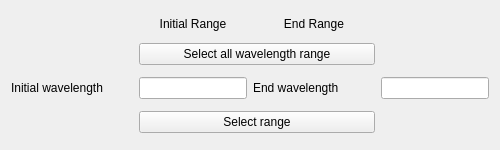
<?xml version="1.0" encoding="UTF-8"?>
<ui version="4.0">
 <class>centroidWavelengthSelection</class>
 <widget class="QDialog" name="centroidWavelengthSelection">
  <property name="geometry">
   <rect>
    <x>0</x>
    <y>0</y>
    <width>500</width>
    <height>150</height>
   </rect>
  </property>
  <property name="minimumSize">
   <size>
    <width>500</width>
    <height>150</height>
   </size>
  </property>
  <property name="windowTitle">
   <string>centroidWavelengthSelection</string>
  </property>
  <layout class="QGridLayout" name="gridLayout_2">
   <item row="2" column="1">
    <widget class="QLineEdit" name="initialWavelengthLineEdit">
     <property name="sizePolicy">
      <sizepolicy hsizetype="Fixed" vsizetype="Fixed">
       <horstretch>0</horstretch>
       <verstretch>0</verstretch>
      </sizepolicy>
     </property>
     <property name="clearButtonEnabled">
      <bool>false</bool>
     </property>
    </widget>
   </item>
   <item row="2" column="2">
    <widget class="QLabel" name="label_2">
     <property name="text">
      <string>End wavelength</string>
     </property>
    </widget>
   </item>
   <item row="2" column="0">
    <widget class="QLabel" name="label">
     <property name="text">
      <string>Initial wavelength</string>
     </property>
    </widget>
   </item>
   <item row="3" column="1" colspan="2">
    <widget class="QPushButton" name="customWavelengthButton">
     <property name="focusPolicy">
      <enum>Qt::NoFocus</enum>
     </property>
     <property name="text">
      <string>Select range</string>
     </property>
    </widget>
   </item>
   <item row="2" column="3">
    <widget class="QLineEdit" name="endWavelengthLineEdit">
     <property name="sizePolicy">
      <sizepolicy hsizetype="Fixed" vsizetype="Fixed">
       <horstretch>0</horstretch>
       <verstretch>0</verstretch>
      </sizepolicy>
     </property>
    </widget>
   </item>
   <item row="1" column="1" colspan="2">
    <widget class="QPushButton" name="allWavelengthButton">
     <property name="focusPolicy">
      <enum>Qt::NoFocus</enum>
     </property>
     <property name="text">
      <string>Select all wavelength range</string>
     </property>
    </widget>
   </item>
   <item row="0" column="1">
    <widget class="QLabel" name="initialRangeLabel">
     <property name="sizePolicy">
      <sizepolicy hsizetype="Preferred" vsizetype="Fixed">
       <horstretch>0</horstretch>
       <verstretch>0</verstretch>
      </sizepolicy>
     </property>
     <property name="text">
      <string>Initial Range</string>
     </property>
     <property name="alignment">
      <set>Qt::AlignCenter</set>
     </property>
    </widget>
   </item>
   <item row="0" column="2">
    <widget class="QLabel" name="endRangeLabel">
     <property name="sizePolicy">
      <sizepolicy hsizetype="Preferred" vsizetype="Fixed">
       <horstretch>0</horstretch>
       <verstretch>0</verstretch>
      </sizepolicy>
     </property>
     <property name="text">
      <string>End Range</string>
     </property>
     <property name="alignment">
      <set>Qt::AlignCenter</set>
     </property>
    </widget>
   </item>
  </layout>
 </widget>
 <resources/>
 <connections/>
</ui>
